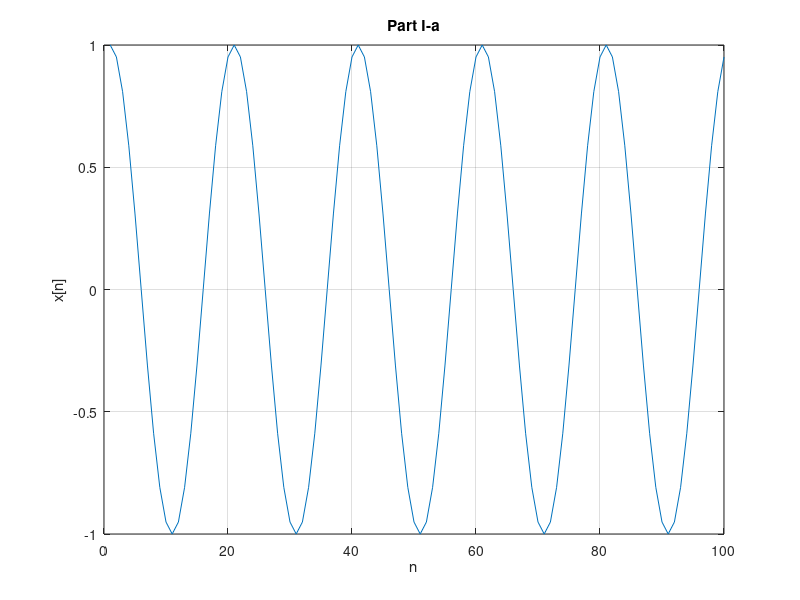
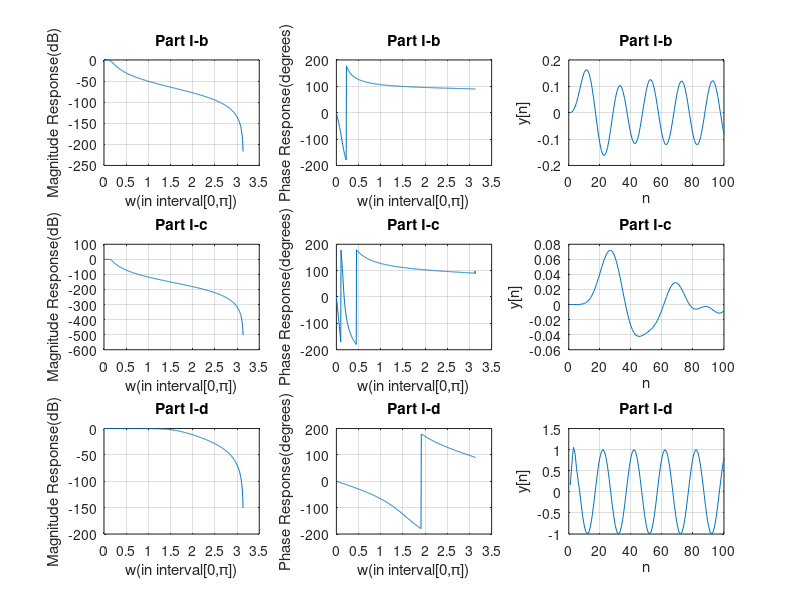

These figures' MATLAB source, in order:
n=1:1:100;
x=cos(0.1*pi*(n-1));
figure(1);
plot(n,x);
title('Part I-a');
xlabel( 'n' );
ylabel( 'x[n]' );
grid on;

fc1=0.05;
fs1=20;
[b1,a1]=butter(3,fc1,'low');
[h1,w1]=freqz(b1,a1);
H_1=20*log10(abs(h1));
figure(2);
subplot(3,3,1);
plot(w1,H_1);
title('Part I-b');
xlabel( 'w(in interval[0,\pi])' );
ylabel( 'Magnitude Response(dB)' );
grid on;

figure(2);
subplot(3,3,2);
plot(w1,180/pi*angle(h1));
title('Part I-b');
xlabel( 'w(in interval[0,\pi])' );
ylabel( 'Phase Response(degrees)' );
grid on;

y1=filter(b1,a1,x);
subplot(3,3,3);
plot(n,y1);
title('Part I-b');
xlabel( 'n' );
ylabel( 'y[n]' );
grid on;

fc2=0.05;
fs2=20;
[b2,a2]=butter(7,fc2,'low');
[h2,w2]=freqz(b2,a2);
H_2=20*log10(abs(h2));
figure(2);
subplot(3,3,4);
plot(w2,H_2);
title('Part I-c');
xlabel( 'w(in interval[0,\pi])' );
ylabel( 'Magnitude Response(dB)' );
grid on;

figure(2);
subplot(3,3,5);
plot(w2,180/pi*angle(h2));
title('Part I-c');
xlabel( 'w(in interval[0,\pi])' );
ylabel( 'Phase Response(degrees)' );
grid on;

y2=filter(b2,a2,x);
subplot(3,3,6);
plot(n,y2);
title('Part I-c');
xlabel( 'n' );
ylabel( 'y[n]' );
grid on;

fc3=0.5;
fs3=20;
[b3,a3]=butter(3,fc3,'low');
[h3,w3]=freqz(b3,a3);
H_3=20*log10(abs(h3));
figure(2);
subplot(3,3,7);
plot(w3,H_3);
title('Part I-d');
xlabel( 'w(in interval[0,\pi])' );
ylabel( 'Magnitude Response(dB)' );
grid on;

figure(2);
subplot(3,3,8);
plot(w3,180/pi*angle(h3));
title('Part I-d');
xlabel( 'w(in interval[0,\pi])' );
ylabel( 'Phase Response(degrees)' );
grid on;

y3=filter(b3,a3,x);
subplot(3,3,9);
plot(n,y3);
title('Part I-d');
xlabel( 'n' );
ylabel( 'y[n]' );
grid on;